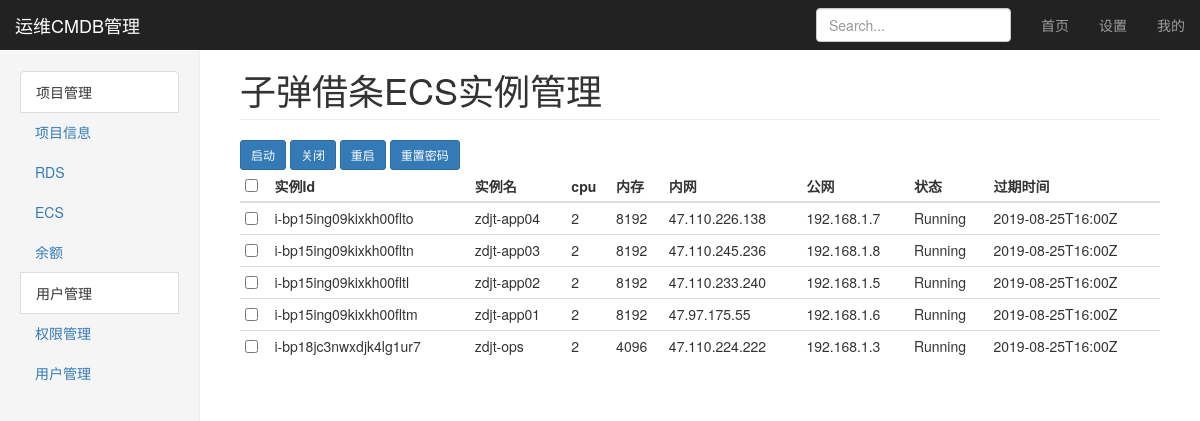
The app's page /ecs_detail/子弹借条 (signed in) with its own data.
### information/models.py (models this page shows)
class EcsInfo(models.Model):
    p_name = models.CharField(max_length=32,null=True,verbose_name="项目名")
    instanceId = models.CharField(max_length=32,unique=True,verbose_name="ECS实例id",null=True)
    instanceName = models.CharField(max_length=32,verbose_name="ECS实例名字",null=True)
    cpu = models.IntegerField(verbose_name="cpu 个数",null=True)
    memory = models.IntegerField(verbose_name="内存",null=True)
    pivIp = models.CharField(max_length=32,verbose_name="私有IP",null=True)
    pubIp = models.CharField(max_length=32,verbose_name="公有IP",null=True)
    status = models.CharField(max_length=32,verbose_name="实例状态",null=True)
    expireTime = models.CharField(max_length=32,verbose_name="过期时间",null=True)

### information/views.py (the view)
    def inner(request,*args, **kwargs):
        is_login = request.session.get('is_login',None)
        if is_login:
            return func(request,*args, **kwargs)
        else:
            return redirect('/login/')

### information/views.py (called while the page is built)
def auth(func):
    def inner(request,*args, **kwargs):
        is_login = request.session.get('is_login',None)
        if is_login:
            return func(request,*args, **kwargs)
        else:
            return redirect('/login/')
    return inner

@auth
def ecs_detail(request,p_name):
    ecs_info = models.EcsInfo.objects.filter(p_name=p_name)
    return  render(request,'information/ecs_detail.html',{'p_name': p_name,'ecs_info':ecs_info})

### templates/information/ecs_detail.html (shortened to what this page needs)
{% extends "base.html" %}
{% block content %}
<div class="col-sm-9 col-sm-offset-3 col-md-10 col-md-offset-2 main">
    <h1 class="page-header">{{ p_name }}ECS实例管理</h1>
    <div>
        <div style="height: 40px;">
            <button class="btn btn-sm btn-primary start">启动</button>
            <button class="btn btn-sm btn-primary stop" >关闭</button>
            <button class="btn btn-sm btn-primary restart">重启</button>
            <button class="btn btn-sm btn-primary reset" data-toggle="modal" data-target="#myModal">重置密码</button>
    <table class="table table-condensed">
      <thead>
        <tr>
          <th><input type="checkbox" name="instance_id" id="checkALL" onclick="choiceAll()"/></th>
          <th >实例Id</th>
          <th >实例名</th>
          <th>cpu</th>
          <th>内存</th>
          <th>内网</th>
          <th>公网</th>
          <th>状态</th>
          <th>过期时间</th>
        </tr>
      </thead>
      <tbody>
        {% for row in ecs_info %}
        <tr p-name="{ row.p_name }">
          <td><input type="checkbox" name="ecs_id" id="{{ row.id }}"/></td>
          <td >{{ row.instanceId }}</td>
          <td>{{ row.instanceName }}</td>
          <td>{{ row.cpu }}</td>
          <td>{{ row.memory }}</td>
          <td>{{ row.pivIp }}</td>
          <td>{{ row.pubIp }}</td>
          <td>{{ row.status }}</td>
          <td>{{ row.expireTime }}</td>
            {% empty %}
           <td>暂无相关数据</td>
        </tr>
      {% endfor %}
      </tbody>
    </table>
  </div>
</div>
</div>
{% endblock %}

### static/bootstamp/css/dashboard.css (style rules this page uses)
body { padding-top: 50px; }
.main { padding: 20px; }
@media (min-width: 768px) { .main { padding-right: 40px; padding-left: 40px; } }
.main .page-header { margin-top: 0; }

### records on screen
EcsInfo: instanceId "i-bp15ing09kixkh00flto", instanceName "zdjt-app04", cpu "2", memory "8192", pivIp "47.110.226.138", pubIp "192.168.1.7", status "Running", expireTime "2019-08-25T16:00Z"
EcsInfo: instanceId "i-bp15ing09kixkh00fltn", instanceName "zdjt-app03", cpu "2", memory "8192", pivIp "47.110.245.236", pubIp "192.168.1.8", status "Running", expireTime "2019-08-25T16:00Z"
EcsInfo: instanceId "i-bp15ing09kixkh00fltl", instanceName "zdjt-app02", cpu "2", memory "8192", pivIp "47.110.233.240", pubIp "192.168.1.5", status "Running", expireTime "2019-08-25T16:00Z"
EcsInfo: instanceId "i-bp15ing09kixkh00fltm", instanceName "zdjt-app01", cpu "2", memory "8192", pivIp "47.97.175.55", pubIp "192.168.1.6", status "Running", expireTime "2019-08-25T16:00Z"
EcsInfo: instanceId "i-bp18jc3nwxdjk4lg1ur7", instanceName "zdjt-ops", cpu "2", memory "4096", pivIp "47.110.224.222", pubIp "192.168.1.3", status "Running", expireTime "2019-08-25T16:00Z"

### other values on screen
{{ p_name }} "子弹借条"
